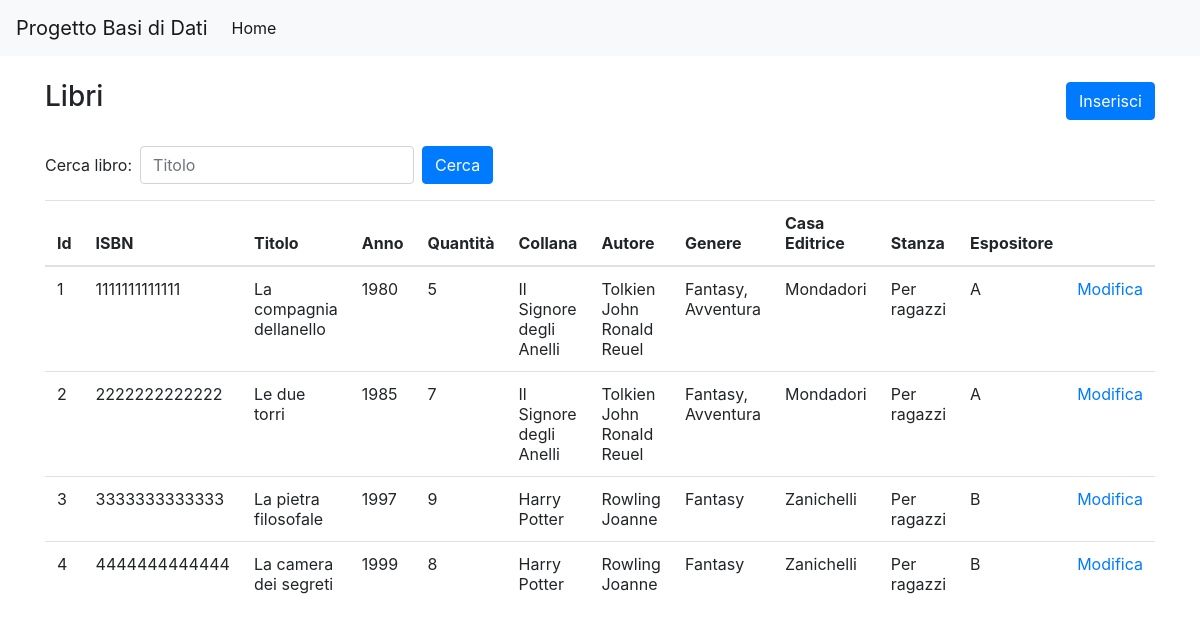
The page /sito/libro/index.php on the database its author committed.
### tables this page shows
CREATE TABLE libri (
  id                 INT          NOT NULL AUTO_INCREMENT,
  ISBN               VARCHAR(13)  NOT NULL,
  titolo             VARCHAR(100) NOT NULL,
  anno_pubblicazione YEAR         NOT NULL,
  quantita           INT          NOT NULL,
  id_editore         INT          NOT NULL,
  id_collana         INT          NULL     DEFAULT NULL,
  id_espositore      INT          NOT NULL,
  PRIMARY KEY (id),
  FOREIGN KEY (id_editore) REFERENCES casa_editrice (id)
    ON DELETE RESTRICT
    ON UPDATE NO ACTION,
  FOREIGN KEY (id_collana) REFERENCES collane (id)
    ON DELETE RESTRICT
    ON UPDATE NO ACTION,
  FOREIGN KEY (id_espositore) REFERENCES espositori (id)
    ON DELETE RESTRICT
    ON UPDATE NO ACTION
);

CREATE TABLE collane (
  id          INT          NOT NULL AUTO_INCREMENT,
  nome        VARCHAR(255) NOT NULL,
  descrizione TEXT         NULL,
  PRIMARY KEY (id)
);

CREATE TABLE casa_editrice (
  id   INT          NOT NULL AUTO_INCREMENT,
  nome VARCHAR(255) NOT NULL,
  PRIMARY KEY (id)
);

CREATE TABLE stanze (
  id   INT         NOT NULL AUTO_INCREMENT,
  nome VARCHAR(50) NOT NULL,
  PRIMARY KEY (id)
);

CREATE TABLE espositori (
  id        INT         NOT NULL AUTO_INCREMENT,
  nome      VARCHAR(50) NOT NULL,
  id_stanza INT         NOT NULL,
  PRIMARY KEY (id),
  FOREIGN KEY (id_stanza) REFERENCES stanze (id)
    ON DELETE RESTRICT
    ON UPDATE NO ACTION
);

### sito/ConnessioneSQL.php (called while the page is built, shortened)
<?php
class ConnessioneSQL
{
    private $servername = "localhost";
    private $username = "root";
    private $password = "";
    private $dbname = "progetto_database";
    private $conn;
    public function __construct()
    {
        $this->conn = new mysqli($this->servername, $this->username, $this->password, $this->dbname);
    }
    public function query($sql)
    {
        return $this->conn->query($sql);
    }
}

### sito/libro/index.php (the view, shortened to what this page needs)
<?php require '../partials/head.php' ?>
<div class="d-flex justify-content-between align-items-center mb-4">
    <h3>Libri</h3>
    <a href="inserisci.php" class="btn btn-primary">Inserisci</a>
</div>
<form action="#" method="get" class="form-inline">
    <label class="mr-2">Cerca libro:</label>
    <input type="text" class="form-control mr-2" placeholder="Titolo" name="titolo">
    <button class="btn btn-primary">Cerca</button>
</form>
<table class="table">
    <thead>
    <tr>
        <th>Id</th>
        <th>ISBN</th>
        <th>Titolo</th>
        <th>Anno</th>
        <th>Quantità</th>
        <th>Collana</th>
        <th>Autore</th>
        <th>Genere</th>
        <th>Casa Editrice</th>
        <th>Stanza</th>
        <th>Espositore</th>
        <th></th>
    </tr>
    </thead>
    <tbody>
    <?php
    require "../ConnessioneSQL.php";
    $connessione = new ConnessioneSQL();
    $sql = "SELECT libri.id AS lib_id,ISBN,titolo, anno_pubblicazione, quantita,
        collane.nome AS collana, casa_editrice.nome AS casa_editrice, CONCAT(autori.cognome, ' ', autori.nome) AS autore,
        generi.nome AS genere, stanze.nome AS stanza, espositori.nome AS espositore
        FROM libri
	      JOIN collane ON libri.id_collana=collane.id
          JOIN casa_editrice ON libri.id_editore=casa_editrice.id
          JOIN libri_autori ON libri.id=libri_autori.id_libro
          JOIN autori ON libri_autori.id_autore=autori.id
          JOIN libri_generi ON libri.id=libri_generi.id_libro
          JOIN generi ON libri_generi.id_genere=generi.id
          JOIN espositori ON espositori.id=libri.id_espositore
          JOIN stanze ON stanze.id=espositori.id_stanza";
    $ris = $connessione->query($sql)->fetch_all(MYSQLI_ASSOC);
    $risultato = [];
    foreach ($ris as $row) {
        if (isset($risultato[$row["ISBN"]])) {
            if (!in_array($row["genere"], $risultato[$row["ISBN"]]["genere"])) {
                array_push($risultato[$row["ISBN"]]["genere"], $row["genere"]);
            }
        } else {
            $risultato[$row["ISBN"]] = $row;
            $risultato[$row["ISBN"]]["autore"] = [$row["autore"]];
            $risultato[$row["ISBN"]]["genere"] = [$row["genere"]];
        }
    }
    if (count($risultato) > 0) {
        foreach ($risultato as $row) {
            ?>
            <tr>
                <td><?php echo $row["lib_id"] ?></td>
                <td><?php echo $row["ISBN"] ?></td>
                <td><?php echo $row["titolo"] ?></td>
                <td><?php echo $row["anno_pubblicazione"] ?></td>
                <td><?php echo $row["quantita"] ?></td>
                <td><?php echo $row["collana"] ?></td>
                <td><?php foreach ($row["autore"] as $autore) echo $autore . (next($row["autore"]) ? ", " : "") ?></td>
                <td><?php foreach ($row["genere"] as $genere) echo $genere . (next($row["genere"]) ? ", " : "") ?></td>
                <td><?php echo $row["casa_editrice"] ?></td>
                <td><?php echo $row["stanza"] ?></td>
                <td><?php echo $row["espositore"] ?></td>
                <td><a href="modifica.php?id=<?php echo $row["lib_id"] ?>">Modifica</a></td>
            </tr>
            <?php
        }
    } else {
        ?>
        <tr>
            <td rowspan="4">Non ci sono record.</td>
        </tr>
        <?php
    }
    ?>
    </tbody>
</table>
<?php require '../partials/footer.php' ?>

### sito/partials/head.php (shortened to what this page needs)
<html>
<head>
    <link rel="stylesheet" href="https://maxcdn.bootstrapcdn.com/bootstrap/4.0.0-beta.3/css/bootstrap.min.css">
</head>
<body>
<nav class="navbar navbar-expand-lg navbar-light bg-light">
    <span class="navbar-brand" href="#">Progetto Basi di Dati</span>
    <div class="collapse navbar-collapse">
        <ul class="navbar-nav mr-auto">
            <li class="nav-item active">
                <a class="nav-link" href="/">Home</a>
            </li>
        </ul>
    </div>
</nav>
<div class="container py-4">

### sito/partials/footer.php (shortened to what this page needs)
</div>
</body>
</html>

### rows shown on the page
libri: id "3", ISBN "3333333333333", titolo "La pietra filosofale", anno_pubblicazione "1997", quantita "9", id_collana.nome "Harry Potter", autore "Rowling Joanne", genere "Fantasy", id_editore.nome "Zanichelli", stanze.nome "Per ragazzi", id_espositore.nome "B"
libri: id "4", ISBN "4444444444444", titolo "La camera dei segreti", anno_pubblicazione "1999", quantita "8", id_collana.nome "Harry Potter", autore "Rowling Joanne", genere "Fantasy", id_editore.nome "Zanichelli", stanze.nome "Per ragazzi", id_espositore.nome "B"

### other values the page prints
$row["lib_id"] "1"
$row["ISBN"] "1111111111111"
$row["titolo"] "La compagnia dellanello"
$row["anno_pubblicazione"] "1980"
$row["quantita"] "5"
$row["collana"] "Il Signore degli Anelli"
$autore "Tolkien John Ronald Reuel"
$genere "Fantasy"
$genere "Avventura"
$row["casa_editrice"] "Mondadori"
$row["stanza"] "Per ragazzi"
$row["espositore"] "A"
$row["lib_id"] "2"
$row["ISBN"] "2222222222222"
$row["titolo"] "Le due torri"
